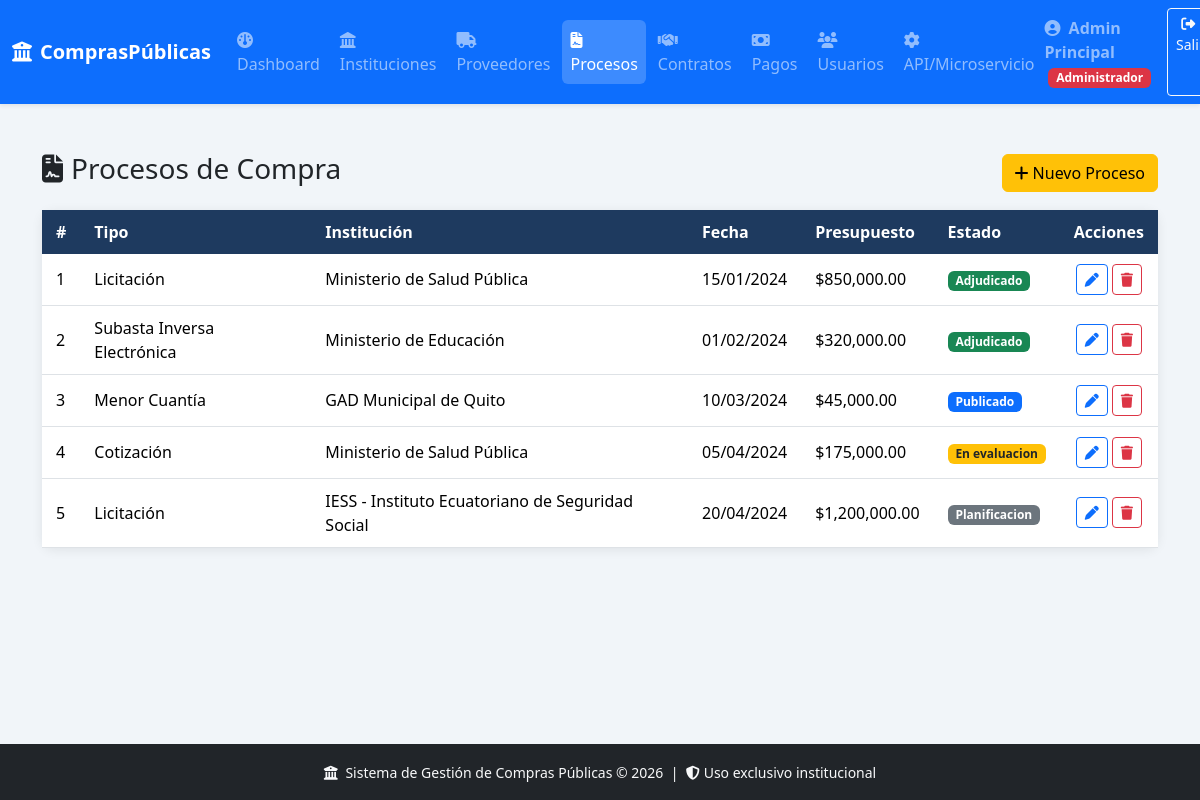
/views/procesos.php (signed in), run on the app's committed database.
### tables this page shows
CREATE TABLE IF NOT EXISTS proceso_compra (
    id_proceso INT AUTO_INCREMENT PRIMARY KEY,
    id_institucion INT NOT NULL,
    tipo_proceso VARCHAR(100) NOT NULL,
    fecha_inicio DATE NOT NULL,
    estado ENUM('planificacion','publicado','en_evaluacion','adjudicado','desierto','cancelado') NOT NULL DEFAULT 'planificacion',
    descripcion TEXT,
    presupuesto_referencial DECIMAL(15,2),
    created_at TIMESTAMP DEFAULT CURRENT_TIMESTAMP,
    CONSTRAINT fk_proceso_institucion FOREIGN KEY (id_institucion) REFERENCES institucion_publica(id_institucion) ON UPDATE CASCADE ON DELETE RESTRICT
);

CREATE TABLE IF NOT EXISTS institucion_publica (
    id_institucion INT AUTO_INCREMENT PRIMARY KEY,
    nombre VARCHAR(200) NOT NULL,
    telefono VARCHAR(20),
    correo VARCHAR(150),
    direccion VARCHAR(300),
    created_at TIMESTAMP DEFAULT CURRENT_TIMESTAMP
);

### includes/session.php (called while the page is built, shortened)
<?php
function isAdmin()
{
    return ($_SESSION['user_rol'] ?? '') === 'administrador';
}
function canEdit()
{
    return in_array($_SESSION['user_rol'] ?? '', ['administrador', 'desarrollador']);
}

### views/procesos.php (the view, shortened to what this page needs)
<?php
require_once '../includes/session.php';
require_once '../includes/header.php';
$pdo = getDB();
$procesos = $pdo->query("
    SELECT pc.*, ip.nombre AS institucion
    FROM proceso_compra pc
    JOIN institucion_publica ip
        ON pc.id_institucion = ip.id_institucion
    ORDER BY pc.created_at DESC
")->fetchAll(PDO::FETCH_ASSOC);
?>
<div class="container mt-4">
  <div class="d-flex justify-content-between align-items-center mb-3">
    <h3><i class="fa fa-file-contract me-2"></i>Procesos de Compra</h3>
    <?php if (canEdit()): ?>
      <button class="btn btn-warning"
        data-bs-toggle="modal"
        data-bs-target="#modalCrear">
        <i class="fa fa-plus me-1"></i>Nuevo Proceso
      </button>
    <?php endif; ?>
  </div>
  <div class="card">
    <div class="card-body p-0">
      <div class="table-responsive">
        <table class="table table-hover mb-0">
          <thead class="table-light">
            <tr>
              <th>#</th>
              <th>Tipo</th>
              <th>Institución</th>
              <th>Fecha</th>
              <th>Presupuesto</th>
              <th>Estado</th>
              <?php if (canEdit()): ?>
                <th class="text-center">Acciones</th>
              <?php endif; ?>
            </tr>
          </thead>
          <tbody>
            <?php if (empty($procesos)): ?>
              <tr>
                <td colspan="<?php echo canEdit() ? 7 : 6; ?>" class="text-center p-4 text-muted">
                  No hay procesos registrados
                </td>
              </tr>
            <?php else: ?>
              <?php foreach ($procesos as $p):
                $badgeClass = match ($p['estado']) {
                  'adjudicado' => 'bg-success',
                  'publicado' => 'bg-primary',
                  'en_evaluacion' => 'bg-warning text-dark',
                  'cancelado', 'desierto' => 'bg-danger',
                  default => 'bg-secondary'
                };
              ?>
                <tr>
                  <td><?= $p['id_proceso']; ?></td>
                  <td><?= htmlspecialchars($p['tipo_proceso']); ?></td>
                  <td><?= htmlspecialchars($p['institucion']); ?></td>
                  <td><?= date('d/m/Y', strtotime($p['fecha_inicio'])); ?></td>
                  <td>
                    <?= $p['presupuesto_referencial']
                      ? '$' . number_format($p['presupuesto_referencial'], 2)
                      : '—'; ?>
                  </td>
                  <td>
                    <span class="badge <?= $badgeClass; ?>">
                      <?= ucfirst(str_replace('_', ' ', $p['estado'])); ?>
                    </span>
                  </td>
                  <?php if (canEdit()): ?>
                    <td class="text-center">
                      <button class="btn btn-sm btn-outline-primary"
                        onclick='openEditModal(<?= json_encode($p, JSON_HEX_APOS | JSON_HEX_QUOT); ?>)'>
                        <i class="fa fa-pen"></i>
                      </button>
                      <?php if (isAdmin()): ?>
                        <a href="../controllers/proceso_controller.php?action=eliminar&id=<?= $p['id_proceso']; ?>"
                          class="btn btn-sm btn-outline-danger"
                          onclick="return confirm('¿Eliminar proceso?')">
                          <i class="fa fa-trash"></i>
                        </a>
                      <?php endif; ?>
                    </td>
                  <?php endif; ?>
                </tr>
            <?php endforeach;
            endif; ?>
          </tbody>
        </table>
      </div>
    </div>
  </div>
</div>
<?php require_once '../includes/footer.php'; ?>

### assets/css/style.css (style rules this page uses)
:root { --primary: #1a56a7; --secondary: #1e3a5f; --accent: #f59e0b; --success: #16a34a; --danger: #dc2626; }
body { background: #f1f5f9; font-family: 'Segoe UI', Arial, sans-serif; min-height: 100vh; display: flex; flex-direction: column; }
.card { border: none; border-radius: 12px; box-shadow: 0 2px 12px rgba(0,0,0,0.08); }
.table thead th { background: var(--secondary); color: white; font-weight: 600; border: none; white-space: nowrap; }
.table td, .table th { vertical-align: middle; padding: 10px 14px; }

### data on the page
proceso_compra: id_proceso "1", tipo_proceso "Licitación", id_institucion.nombre "Ministerio de Salud Pública", fecha_inicio "15/01/2024", presupuesto_referencial "850,000.00", estado "Adjudicado"
proceso_compra: id_proceso "2", tipo_proceso "Subasta Inversa Electrónica", id_institucion.nombre "Ministerio de Educación", fecha_inicio "01/02/2024", presupuesto_referencial "320,000.00", estado "Adjudicado"
proceso_compra: id_proceso "3", tipo_proceso "Menor Cuantía", id_institucion.nombre "GAD Municipal de Quito", fecha_inicio "10/03/2024", presupuesto_referencial "45,000.00", estado "Publicado"
proceso_compra: id_proceso "4", tipo_proceso "Cotización", id_institucion.nombre "Ministerio de Salud Pública", fecha_inicio "05/04/2024", presupuesto_referencial "175,000.00", estado "En evaluacion"
proceso_compra: id_proceso "5", tipo_proceso "Licitación", id_institucion.nombre "IESS - Instituto Ecuatoriano de Seguridad Social", fecha_inicio "20/04/2024", presupuesto_referencial "1,200,000.00", estado "Planificacion"

### other printed values
$nombre "Admin Principal"
$rol "Administrador"
